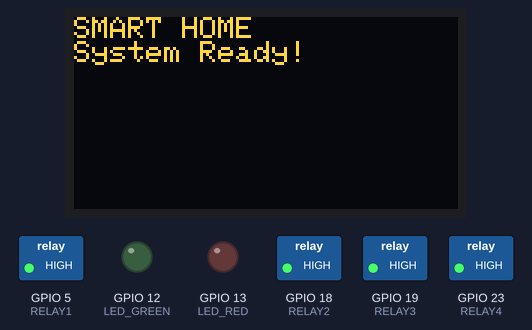
Recording of a sketch running on a simulated ESP32. On the bench: 128×64 one-colour display, switched loads named in the sketch (green lamp = pin HIGH), output pins drawn as LEDs (lit = HIGH). The OLED is the two-colour kind (top 16 rows yellow); what the sketch prints to the serial monitor is not drawn.

Above: at 0.1 s.
At 2.1 s:
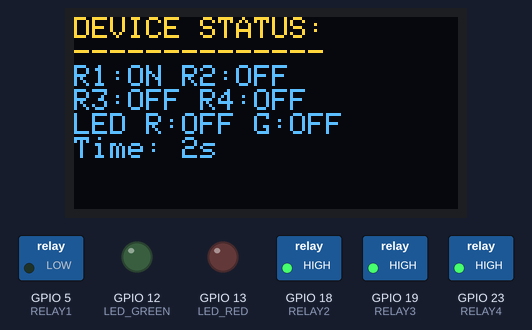
At 7.2 s:
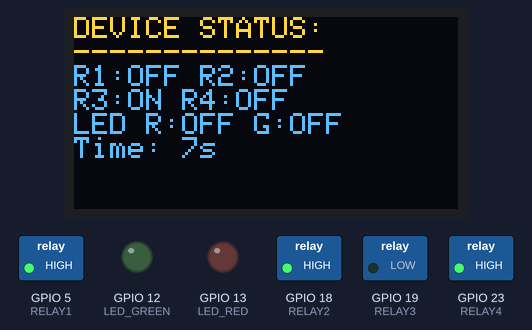
At 12.2 s:
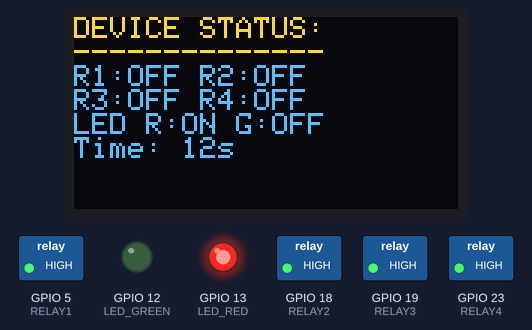
At 21.8 s:
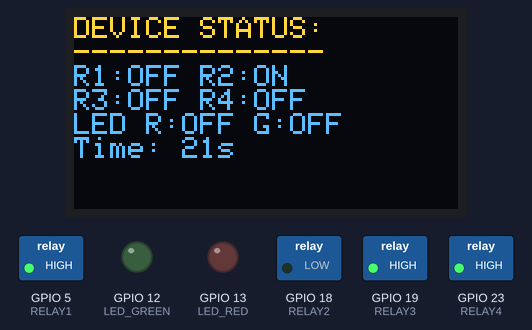
At 34.5 s:
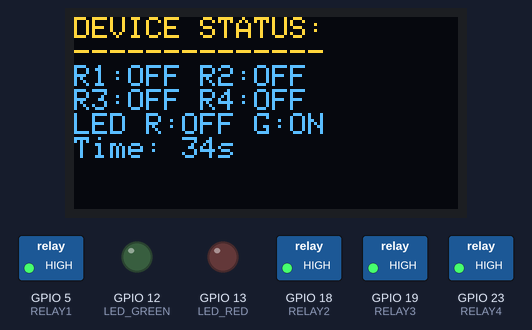
Timing chart, 0 to 40.0 s (numbered marks = the images above):
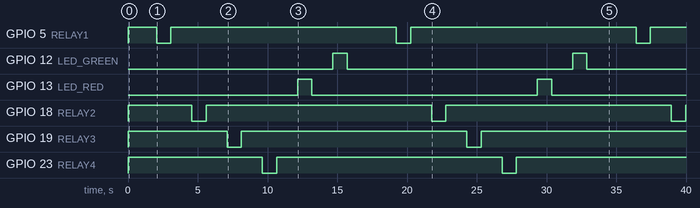

The sketch:

main.ino
```cpp
// Test_All_Basic.ino
#include <Wire.h>
#include <Adafruit_GFX.h>
#include <Adafruit_SSD1306.h>

#define SCREEN_WIDTH 128
#define SCREEN_HEIGHT 64
#define OLED_RESET -1

// Component pins
#define RELAY1 5
#define RELAY2 18
#define RELAY3 19
#define RELAY4 23
#define LED_RED 13
#define LED_GREEN 12

Adafruit_SSD1306 display(SCREEN_WIDTH, SCREEN_HEIGHT, &Wire, OLED_RESET);

// Device states
bool relay1State = false;
bool relay2State = false;
bool relay3State = false;
bool relay4State = false;
bool ledRedState = false;
bool ledGreenState = false;

void setup() {
  Serial.begin(115200);
  Serial.println("Smart Home System Starting...");

  // Initialize OLED
  if(!display.begin(SSD1306_SWITCHCAPVCC, 0x3C)) {
    Serial.println("OLED Error!");
    for(;;);
  }

  // Setup pins
  pinMode(RELAY1, OUTPUT);
  pinMode(RELAY2, OUTPUT);
  pinMode(RELAY3, OUTPUT);
  pinMode(RELAY4, OUTPUT);
  pinMode(LED_RED, OUTPUT);
  pinMode(LED_GREEN, OUTPUT);

  // Initialize all OFF
  allOff();

  // Display welcome
  display.clearDisplay();
  display.setTextSize(1);
  display.setTextColor(WHITE);
  display.setCursor(0, 0);
  display.println("SMART HOME");
  display.println("System Ready!");
  display.display();
  delay(2000);
}

void loop() {
  // Test sequence
  for(int i = 1; i <= 6; i++) {
    testDevice(i);
    delay(1500);
  }

  // All OFF
  allOff();
  updateDisplay();
  delay(2000);
}

void testDevice(int device) {
  // Reset all states
  relay1State = false;
  relay2State = false;
  relay3State = false;
  relay4State = false;
  ledRedState = false;
  ledGreenState = false;

  switch(device) {
    case 1:
      relay1State = true;
      digitalWrite(RELAY1, LOW);
      Serial.println("Relay 1 ON - Living Room Light");
      break;
    case 2:
      relay2State = true;
      digitalWrite(RELAY2, LOW);
      Serial.println("Relay 2 ON - Bedroom Light");
      break;
    case 3:
      relay3State = true;
      digitalWrite(RELAY3, LOW);
      Serial.println("Relay 3 ON - Air Conditioner");
      break;
    case 4:
      relay4State = true;
      digitalWrite(RELAY4, LOW);
      Serial.println("Relay 4 ON - Fan");
      break;
    case 5:
      ledRedState = true;
      digitalWrite(LED_RED, HIGH);
      Serial.println("Red LED ON - Alert");
      break;
    case 6:
      ledGreenState = true;
      digitalWrite(LED_GREEN, HIGH);
      Serial.println("Green LED ON - Status OK");
      break;
  }

  updateDisplay();
  delay(1000);

  // Turn OFF after test
  allOff();
}

void allOff() {
  digitalWrite(RELAY1, HIGH);
  digitalWrite(RELAY2, HIGH);
  digitalWrite(RELAY3, HIGH);
  digitalWrite(RELAY4, HIGH);
  digitalWrite(LED_RED, LOW);
  digitalWrite(LED_GREEN, LOW);
}

void updateDisplay() {
  display.clearDisplay();
  display.setTextSize(1);
  display.setCursor(0, 0);
  display.println("DEVICE STATUS:");
  display.println("--------------");

  // Display relay states
  display.print("R1:");
  display.print(relay1State ? "ON " : "OFF ");
  display.print("R2:");
  display.println(relay2State ? "ON" : "OFF");

  display.print("R3:");
  display.print(relay3State ? "ON " : "OFF ");
  display.print("R4:");
  display.println(relay4State ? "ON" : "OFF");

  // Display LED states
  display.print("LED R:");
  display.print(ledRedState ? "ON " : "OFF ");
  display.print("G:");
  display.println(ledGreenState ? "ON" : "OFF");

  // Show system time
  display.print("Time: ");
  display.print(millis()/1000);
  display.println("s");

  display.display();
}
```

Measured:
- by itself, GPIO 5 (RELAY1), GPIO 18 (RELAY2), GPIO 19 (RELAY3), GPIO 23 (RELAY4): alternates HIGH for 16.2 s and LOW for 1.0 s
- by itself, GPIO 12 (LED_GREEN), GPIO 13 (LED_RED): alternates HIGH for 1.0 s and LOW for 16.2 s
- what the display in image 1 shows lasts 2.5 s, from 2.1 s to 4.6 s
